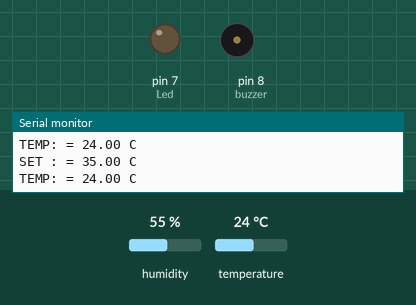
The sketch below on a simulated Arduino Uno, built with avr-gcc and run on an emulated ATmega328P. On the bench: output pins drawn as LEDs (lit = HIGH), buzzer (waves = sounding), the last lines printed to the serial monitor. Wiring (inferred from the names in the program): DHT22 sensor: data pin 5. The inputs (shaded band) are chosen by the test bench; at power-on: temperature 24 °C, humidity 55 %. Pins used as bus, display or sensor lines are not drawn.

Above: at 2.8 s.
2.9 s: temperature set to 34.4 °C
8.9 s: temperature set to 35.7 °C
At 10.47 s:
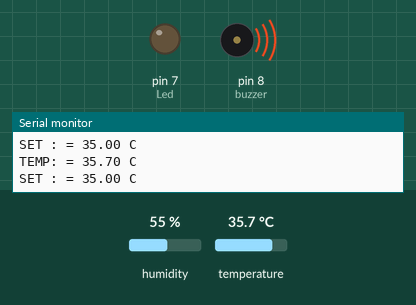
12.4 s: temperature set to 12 °C
At 12.49 s:
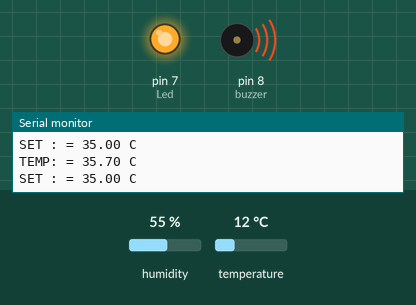
18.4 s: temperature set to 41 °C
At 18.96 s:
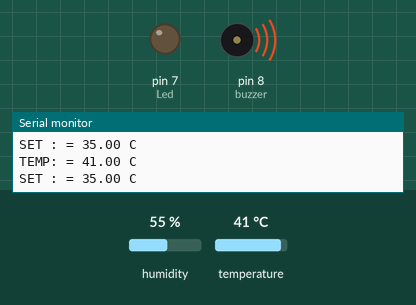
Timing chart, 0 to 22.9 s (numbered marks = the images above; inputs shaded):
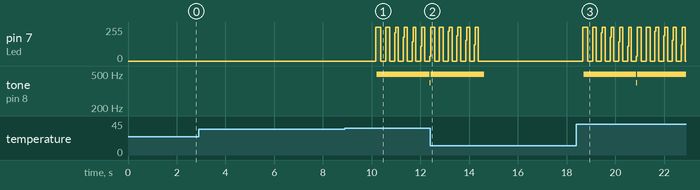

Measured:
- the behaviour switches between 34.9 and 35 °C on temperature (found by bisection; images 0 and 1)
- after the input at 8.9 s, pin 7 (Led): ramps from 0/255 to 255/255 and jumps back, once every 0.36 s; tone on pin 8 (buzzer): silent → 494 Hz after 1.3 s, → 397 Hz 2.2 s later
- after the input at 12.4 s, pin 7 (Led): goes on until 14.4 s, then stays 0/255
- after the input at 18.4 s, pin 7 (Led): ramps from 0/255 to 255/255 and jumps back, once every 0.36 s; tone on pin 8 (buzzer): silent → 494 Hz after 0.30 s, → 397 Hz 2.2 s later, → 494 Hz 0.04 s later

The sketch:

dht_buzz.ino
```cpp
#include <Adafruit_Sensor.h>
#include <Wire.h>
#include <DHT.h>;

#define DHTPIN 5
#define Led 7  //ขา led
#define DHTTYPE DHT22

DHT dht(DHTPIN, DHTTYPE);

float temp;
float set_temp;
int buzzer = 8;

void setup()
{
dht.begin();
Serial.begin(9600);
pinMode(buzzer, OUTPUT);
 pinMode(Led, OUTPUT);
set_temp = 35;
}

void loop(){

temp = dht.readTemperature();

if (temp >= set_temp) {

Serial.print("TEMP: = " + String(temp) + " C\n");
Serial.print("SET : = " + String(set_temp) + " C\n\n");
buzzer_on();
}

else {
Serial.print("TEMP: = " + String(temp) + " C\n");
Serial.print("SET : = " + String(set_temp) + " C\n\n");
}
delay(1);
}

void buzzer_on()

{ unsigned char i, j;
{ for (i = 0; i < 80; i++)
{ digitalWrite(buzzer, HIGH);
digitalWrite(Led, HIGH);
delay(1);//delay1ms

digitalWrite(buzzer, LOW);
digitalWrite(Led, HIGH);
delay(1);//ms delay
}

for (i = 0; i < 100; i++)
{
digitalWrite(buzzer, HIGH);
digitalWrite(buzzer, LOW);
digitalWrite(Led, HIGH);
digitalWrite(Led, LOW);

delay(2);
}
}
}
```
